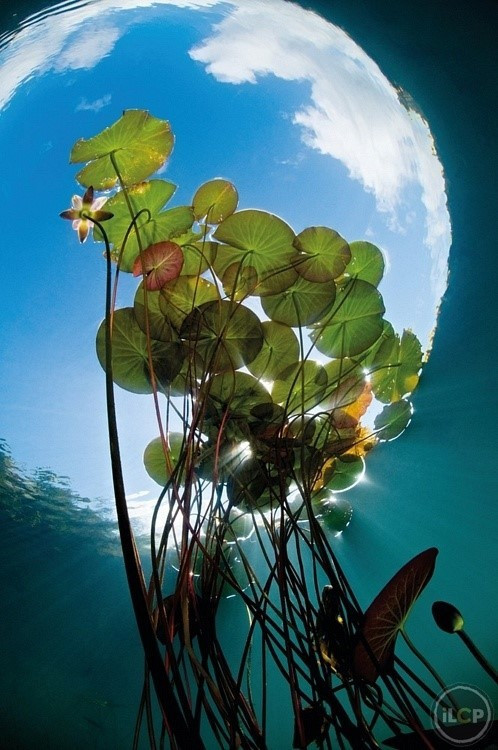
//> input picture OpenCV实例文档/OpenCV3-Intro-Book-Src-master/OpenCV3-examples/src/【8】第八章/【69】轮廓查找基础/69_基础轮廓查找/1.jpg, 498 x 750 px
$ ./69_findContours   (built with g++ and OpenCV 4)
//> lines starting //> are read from the running program, lines starting //| are printed output that depends on the picture; after the words box and inside, x2 and y2 are one past the last pixel; in counts of white or black regions, pixels touching at a corner belong together

//--------------------------------------【程序说明】-------------------------------------------
//		程序说明：《OpenCV3编程入门》OpenCV3版书本配套示例程序69
//		程序描述：基础轮廓查找——findContours+drawContours
//		开发测试所用操作系统： Windows 7 64bit
//		开发测试所用IDE版本：Visual Studio 2010
//		开发测试所用OpenCV版本：	3.0 beta
//		2014年11月 Created by @浅墨_毛星云
//		2014年12月 Revised by @浅墨_毛星云
//------------------------------------------------------------------------------------------------


//---------------------------------【头文件、命名空间包含部分】----------------------------
//		描述：包含程序所使用的头文件和命名空间
//------------------------------------------------------------------------------------------------
#include <opencv2/opencv.hpp>
#include <opencv2\core\core.hpp>
#include "opencv2/highgui/highgui.hpp"
#include "opencv2/imgproc/imgproc.hpp"
using namespace cv;
using namespace std;

//-----------------------------------【main( )函数】--------------------------------------------

//		描述：控制台应用程序的入口函数，我们的程序从这里开始
//-------------------------------------------------------------------------------------------------
int main( int argc, char** argv )
{
	// 【1】载入原始图，且必须以二值图模式载入
	Mat srcImage=imread("1.jpg", 0);
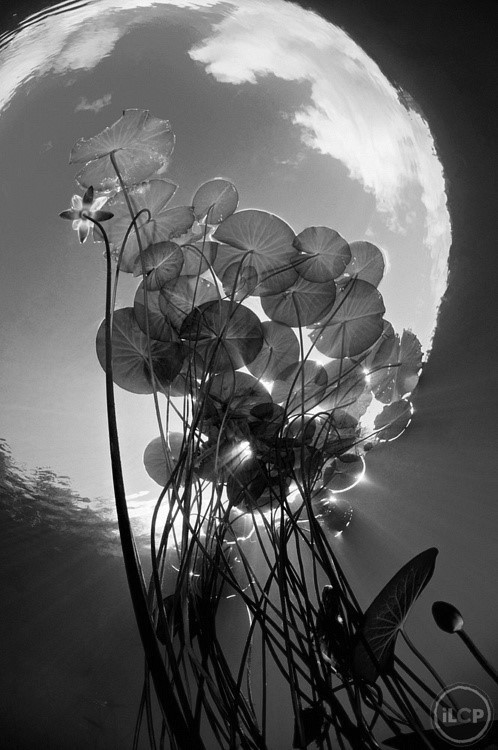
//> srcImage: 750 rows x 498 cols, CV_8UC1; min 0, max 255, mean 94.5
	imshow("原始图",srcImage);

	//【2】初始化结果图
	Mat dstImage = Mat::zeros(srcImage.rows, srcImage.cols, CV_8UC3);

	//【3】srcImage取大于阈值119的那部分
	srcImage = srcImage > 119;
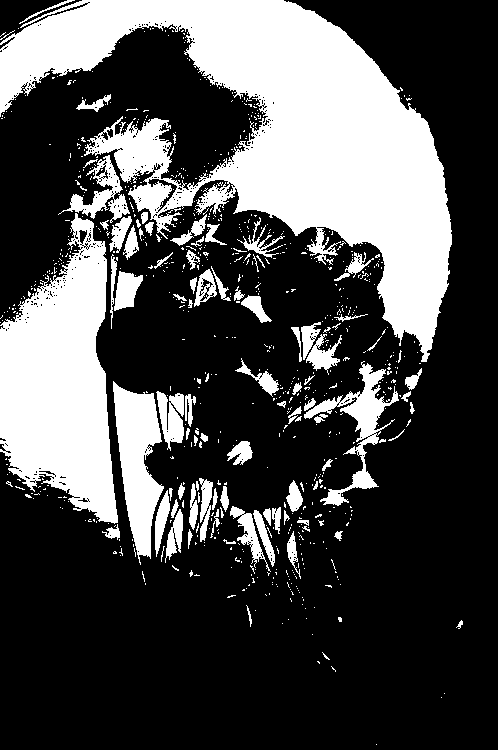
//> srcImage: 750 rows x 498 cols, CV_8UC1; 29.8% white; 779 white regions (693 under 20 px)
	imshow( "取阈值后的原始图", srcImage );

	//【4】定义轮廓和层次结构
	vector<vector<Point> > contours;
	vector<Vec4i> hierarchy;

	//【5】查找轮廓
	//此句代码的OpenCV2版为：
	//findContours( srcImage, contours, hierarchy,CV_RETR_CCOMP, CV_CHAIN_APPROX_SIMPLE );
	//此句代码的OpenCV3版为：
	findContours( srcImage, contours, hierarchy,RETR_CCOMP, CHAIN_APPROX_SIMPLE );  //RETR_CCOMP为提取所有的轮廓
//> contours = 1364 contours, 1288 with area under 20; largest, box (x1, y1, x2, y2) and area: (0, 0, 452, 362) 62018, (0, 213, 118, 524) 22732, (113, 381, 164, 565) 4920, (304, 361, 399, 506) 2683, (58, 155, 130, 223) 1365

	// 【6】遍历所有顶层的轮廓， 以随机颜色绘制出每个连接组件颜色
	int index = 0;
	for( ; index >= 0; index = hierarchy[index][0] )
	{
		Scalar color( rand()&255, rand()&255, rand()&255 );
		//此句代码的OpenCV2版为：
		//drawContours( dstImage, contours, index, color, CV_FILLED, 8, hierarchy );
		//此句代码的OpenCV3版为：
		drawContours( dstImage, contours, index, color, 1 , 8, hierarchy );
	}
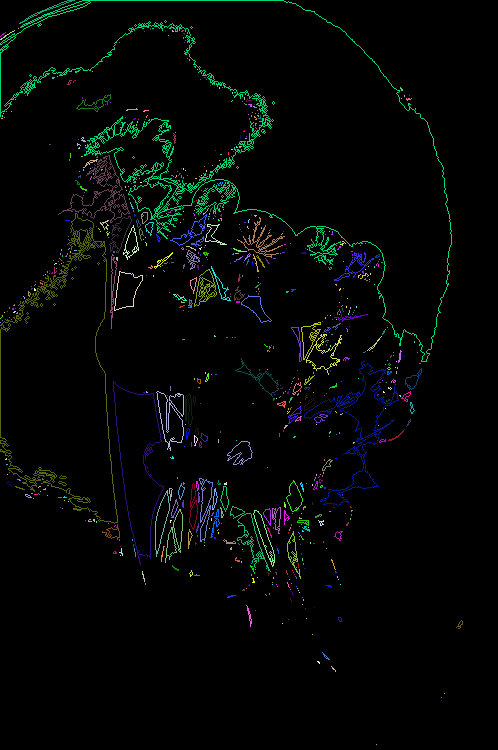
//> dstImage: 750 rows x 498 cols, CV_8UC3; mean B, G, R 4.9, 6.2, 3.3
//> after the loop, index = -1

	//【7】显示最后的轮廓图
	imshow( "轮廓图", dstImage );

	waitKey(0);

}
